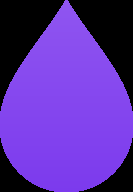
#> input picture openkraken/resources/kraken-redux-mark.png, 133 x 192 px
$ python -i lcd_render.py   (imports and definitions only)
#> lines starting #> are read from the running program, lines starting #| are printed output that depends on the picture
"""Pillow rendering of 640x640 sensor screens for the Kraken's round LCD.

This module is pure :mod:`PIL` (Pillow) with **no Qt dependency** so it can run
inside the engine thread without touching the GUI toolkit.  It produces 640x640
RGB images designed for a *round* display: only the circle inscribed in the
square is physically visible, so every piece of content is kept inside a circle
of radius 320 (centred on the canvas) with an additional safe margin.

Three styles are offered (see :data:`STYLES`):

``liquid_ring``
    CAM-classic look: a thin gray full ring with a thick purple arc whose sweep
    is proportional to the liquid temperature, a huge centred temperature
    number, and pump/fan RPM in the footer.

``cpu_gpu``
    A horizontally split screen: CPU (cyan accent) on top, GPU (green accent) on
    the bottom, each showing a big temperature plus a horizontal load bar.

``triple``
    Everything at a glance: the liquid temperature large in the centre, CPU on
    the left and GPU on the right at medium size, with pump and fan RPM along
    the bottom.

The rendered frame is written as a PNG (typically to ``/dev/shm`` so the engine
can push it to the device via ``set_lcd_static`` without SSD wear at ~0.5 Hz).
"""

from __future__ import annotations

import logging
import math
import os
import shutil
import subprocess
from dataclasses import dataclass
from pathlib import Path

from PIL import Image, ImageDraw, ImageFont

_LOGGER = logging.getLogger(__name__)

# --------------------------------------------------------------------------- #
# Public style registry
# --------------------------------------------------------------------------- #

STYLES: dict[str, str] = {
    "liquid_ring": "Liquid ring",      # huge liquid temp, purple arc gauge around rim
    "cpu_gpu": "CPU / GPU split",      # two half-dials: CPU temp+load top, GPU temp+load bottom
    "triple": "All sensors",           # liquid center-big, cpu left, gpu right, pump/fan footer
}

# --------------------------------------------------------------------------- #
# Geometry and palette
# --------------------------------------------------------------------------- #

CANVAS = 640
CENTER = (CANVAS / 2.0, CANVAS / 2.0)
RADIUS = 320.0          # inscribed-circle radius (corners are not visible)
SAFE_MARGIN = 24.0      # keep content this far inside the visible circle
SAFE_RADIUS = RADIUS - SAFE_MARGIN

# Design language (mirrors gui/theme.py COLORS where relevant).
_BG = (13, 14, 18)            # #0d0e12 near-black background
_ACCENT = (124, 58, 237)      # #7c3aed NZXT purple
_TEXT = (236, 237, 241)       # #ecedf1 primary numbers
_TEXT_DIM = (139, 142, 152)   # #8b8e98 labels
_RING_BG = (42, 45, 57)       # #2a2d39 unfilled ring / track
_OK = (52, 211, 153)          # #34d399 green
_WARN = (251, 191, 36)        # #fbbf24 amber
_CRIT = (239, 68, 68)         # #ef4444 red
_CPU = (56, 189, 248)         # #38bdf8 cyan
_GPU = (52, 211, 153)         # #34d399 green

# Vendor badges: wordmark text + brand colour (stylised, not the trademarked
# logos). Drawn next to the CPU/GPU readouts; vendor is auto-detected.
_VENDOR_BADGES: dict[str, tuple[str, tuple[int, int, int]]] = {
    "amd": ("AMD", (237, 28, 36)),       # AMD red
    "intel": ("INTEL", (0, 113, 197)),   # Intel blue
    "nvidia": ("NVIDIA", (118, 185, 0)), # NVIDIA green
}

# Per-metric warning / critical thresholds (°C).
_THRESHOLDS: dict[str, tuple[float, float]] = {
    "cpu": (75.0, 88.0),
    "gpu": (85.0, 100.0),
    "liquid": (42.0, 50.0),
}

# Gauge sweep: 270° arc, the classic open-bottom dial (135° .. 405°).
_ARC_START = 135.0
_ARC_SWEEP = 270.0

# Liquid temperature range mapped onto the ring sweep.
_LIQUID_MIN = 20.0
_LIQUID_MAX = 60.0

_PLACEHOLDER = "--"

# Bold sans-serif font candidates, tried in order. Absolute distro paths first
# (fast, and preserves the intended DejaVu look), then a bare name PIL can find.
# If none resolve, _font() falls back to fontconfig (see _fontconfig_bold_sans).
_FONT_CANDIDATES = (
    "/usr/share/fonts/truetype/dejavu/DejaVuSans-Bold.ttf",    # Debian/Ubuntu
    "/usr/share/fonts/dejavu-sans-fonts/DejaVuSans-Bold.ttf",  # Fedora
    "/usr/share/fonts/TTF/DejaVuSans-Bold.ttf",                # Arch
    "DejaVuSans-Bold.ttf",
)

# --------------------------------------------------------------------------- #
# Data container
# --------------------------------------------------------------------------- #


@dataclass
class LcdData:
    """Snapshot of the values a sensor screen can display.

    Any field may be ``None`` (sensor missing / device disconnected); those are
    rendered as ``"--"``.
    """

    liquid_temp: float | None
    cpu_temp: float | None
    cpu_load: float | None
    gpu_temp: float | None
    gpu_load: float | None
    pump_rpm: int | None
    fan_rpm: int | None
    #: Hardware vendor tags ("amd"/"intel"/"nvidia"/None) for the CPU/GPU badges.
    cpu_vendor: str | None = None
    gpu_vendor: str | None = None
    #: Colour of the liquid arc when below the warn threshold (RGB 0-255).
    ring_color: tuple[int, int, int] = _ACCENT


# --------------------------------------------------------------------------- #
# Font caching
# --------------------------------------------------------------------------- #

_FONT_CACHE: dict[int, ImageFont.FreeTypeFont | ImageFont.ImageFont] = {}

# Resolved bold sans-serif path from fontconfig (see _fontconfig_bold_sans).
# `_UNRESOLVED` distinguishes "not looked up yet" from "looked up, found nothing".
_UNRESOLVED = object()
_FC_FONT_FILE: str | None | object = _UNRESOLVED


# [143 lines left out: functions _fontconfig_bold_sans, _font, _temp_color, _measure, _draw_text_anchored, _fmt_temp and 2 more, not called in this run]


def _new_canvas() -> tuple[Image.Image, ImageDraw.ImageDraw]:
    """Create a fresh background image and an anti-aliased draw context."""
    img = Image.new("RGB", (CANVAS, CANVAS), _BG)
    draw = ImageDraw.Draw(img)
    return img, draw


# [33 lines left out: functions _arc_bbox, _draw_load_bar, not called in this run]


#: Where users may drop their own official vendor logo PNGs (RGBA, any size);
#: e.g. ``~/.config/openkraken/logos/nvidia.png``. Used in preference to the
#: built-in stylised wordmark so the project ships no trademarked artwork.
LOGO_DIR = Path.home() / ".config" / "openkraken" / "logos"

#: Cache of loaded+scaled logo images, keyed by (vendor, target_height).
_LOGO_CACHE: dict[tuple[str, int], Image.Image | None] = {}

#: Bundled Kraken-Redux droplet mark (used as the "Liquid" logo on sensor screens).
_APP_MARK_PATH = Path(__file__).resolve().parent.parent / "resources" / "kraken-redux-mark.png"
_APP_MARK_CACHE: dict[int, Image.Image | None] = {}


# [297 lines left out: functions _load_app_mark, _load_vendor_logo, _draw_vendor_badge, _draw_liquid_arc, _render_liquid_ring, _render_half and 1 more, not called in this run]


# --------------------------------------------------------------------------- #
# Style: triple
# --------------------------------------------------------------------------- #


def _render_triple(data: LcdData) -> Image.Image:
    """Render the all-sensors screen: rim ring + liquid centre, CPU/GPU sides,
    vendor badges, and a pump/fan footer (visuals lifted to clear the footer)."""
    img, draw = _new_canvas()
    cx, cy = CENTER

    # Liquid-temperature arc around the rim (shared with the liquid_ring style).
    _draw_liquid_arc(
        draw, data.liquid_temp, SAFE_RADIUS - 14.0, track_w=12, arc_w=20, ring_color=data.ring_color
    )

    # --- Liquid, large, centred and lifted up. ---
    liquid_y = cy - 92
    # The Kraken-Redux droplet mark stands in for the "LIQUID" label.
    mark = _load_app_mark(target_h=46)
    if mark is not None:
        img.paste(mark, (int(cx - mark.width / 2), int(liquid_y - 92 - mark.height / 2)), mark)
    else:
        _draw_text_anchored(
            draw, (cx, liquid_y - 92), "LIQUID", _font(32), _TEXT_DIM, anchor="mm"
        )
    liquid_text = _fmt_temp(data.liquid_temp)
    liquid_color = _temp_color(data.liquid_temp, "liquid")
    liquid_font = _font(138)
    liquid_unit_font = _font(42)
    lw, lh = _measure(draw, liquid_text, liquid_font)
    unit = "°C"
    uw, _uh = _measure(draw, unit, liquid_unit_font)
    gap = 10.0
    num_cx = cx - (lw + gap + uw) / 2.0 + lw / 2.0
    _draw_text_anchored(
        draw, (num_cx, liquid_y), liquid_text, liquid_font, liquid_color, anchor="mm"
    )
    _draw_text_anchored(
        draw,
        (num_cx + lw / 2.0 + gap + uw / 2.0, liquid_y - lh / 2.0 + 28),
        unit,
        liquid_unit_font,
        _TEXT_DIM,
        anchor="mm",
    )

    # --- CPU (left) and GPU (right), medium, with vendor badges. ---
    side_label_font = _font(28)
    side_temp_font = _font(60)
    side_load_font = _font(28)
    side_y = cy + 72
    cpu_x = cx - 118
    gpu_x = cx + 118

    # [29 lines left out: function _side, not called in this run]

    _side(cpu_x, "CPU", _CPU, "cpu", data.cpu_temp, data.cpu_load, data.cpu_vendor)
    _side(gpu_x, "GPU", _GPU, "gpu", data.gpu_temp, data.gpu_load, data.gpu_vendor)

    # Thin vertical divider between the two side columns.
    draw.line((cx, side_y - 36, cx, side_y + 52), fill=_RING_BG, width=2)

    # --- Pump + fan RPM footer row, well clear of the side block. ---
    foot_label_font = _font(22)
    foot_font = _font(28)
    foot_y = cy + 178
    pump_x = cx - 108
    fan_x = cx + 108
    _draw_text_anchored(draw, (pump_x, foot_y), "PUMP", foot_label_font, _TEXT_DIM, anchor="mm")
    _draw_text_anchored(
        draw,
        (pump_x, foot_y + 28),
        _fmt_rpm(data.pump_rpm),
        foot_font,
        _TEXT if data.pump_rpm is not None else _TEXT_DIM,
        anchor="mm",
    )
    _draw_text_anchored(draw, (fan_x, foot_y), "FAN", foot_label_font, _TEXT_DIM, anchor="mm")
    _draw_text_anchored(
        draw,
        (fan_x, foot_y + 28),
        _fmt_rpm(data.fan_rpm),
        foot_font,
        _TEXT if data.fan_rpm is not None else _TEXT_DIM,
        anchor="mm",
    )

    return img


# --------------------------------------------------------------------------- #
# Public API
# --------------------------------------------------------------------------- #

_RENDERERS = {
    "liquid_ring": _render_liquid_ring,
    "cpu_gpu": _render_cpu_gpu,
    "triple": _render_triple,
}


# [27 lines left out: functions render, render_to_file, not called in this run]

>>> import cv2
>>> picture = cv2.imread('../resources/kraken-redux-mark.png', cv2.IMREAD_GRAYSCALE)
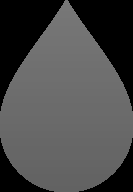
#> picture: shape (192, 133); min 0, max 120, mean 72.6
>>> result = _render_triple(picture)
#> in _new_canvas, `img = Image.new("RGB", (CANVAS, CANVAS), _BG)`:
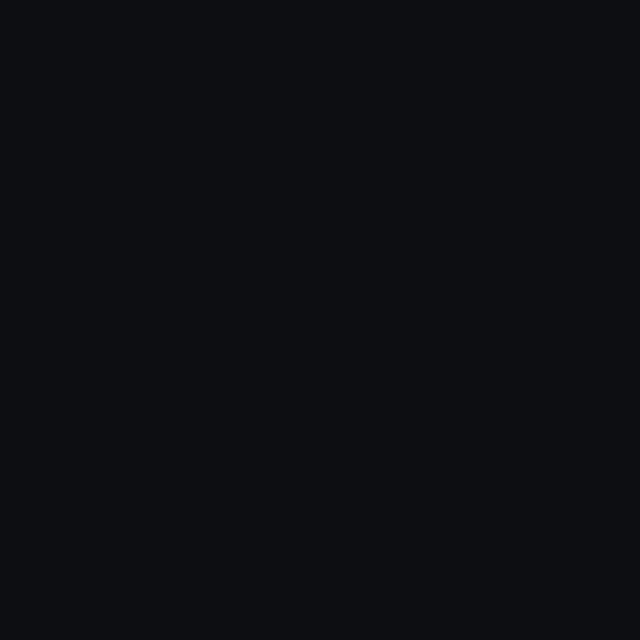
#> img: PIL image 640x640 RGB; mean R, G, B 13, 14, 18
#> (the run stopped early here; a loop or call above may not have finished)
